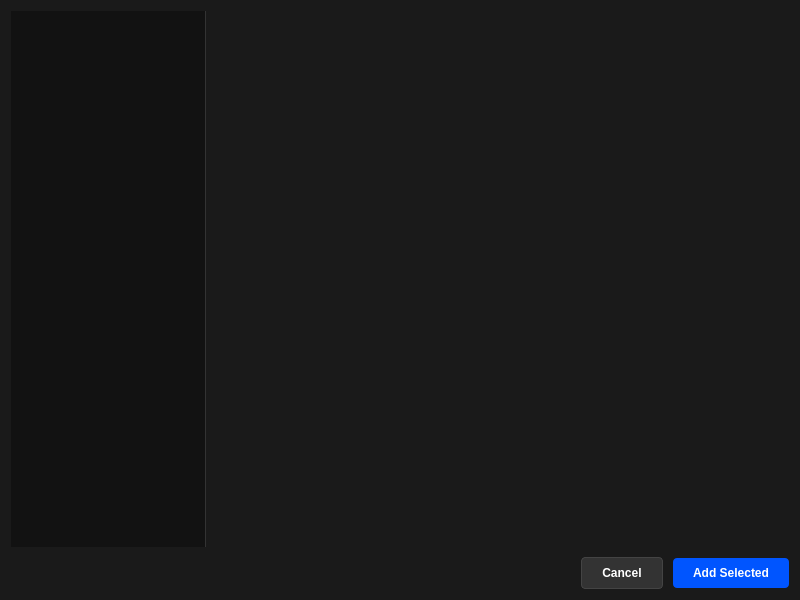
<?xml version="1.0" encoding="UTF-8"?>
<ui version="4.0">
 <class>FileDialog</class>
 <widget class="QDialog" name="FileDialog">
  <property name="geometry">
   <rect>
    <x>0</x>
    <y>0</y>
    <width>800</width>
    <height>600</height>
   </rect>
  </property>
  <property name="windowTitle">
   <string>Media Asset Browser</string>
  </property>
  <property name="styleSheet">
   <string notr="true">QDialog { background-color: #1a1a1a; color: #e0e0e0; }
QPushButton { background-color: #333; color: white; border: 1px solid #444; padding: 8px 20px; border-radius: 4px; font-weight: bold; }
QPushButton:hover { background-color: #444; border-color: #55aaff; }
QPushButton#addButton { background-color: #0055ff; border: none; }
QPushButton#addButton:hover { background-color: #0066ff; }</string>
  </property>
  <layout class="QVBoxLayout" name="verticalLayout">
   <property name="spacing">
    <number>10</number>
   </property>
   <item>
    <layout class="QHBoxLayout" name="horizontalLayout_Main" stretch="1,3">
     <property name="spacing">
      <number>0</number>
     </property>
     <item>
      <widget class="QListWidget" name="sidebarList">
       <property name="styleSheet">
        <string notr="true">QListWidget { background-color: #121212; border: none; border-right: 1px solid #333; color: #bbb; outline: 0; padding-top: 5px; }
QListWidget::item { height: 50px; padding-left: 15px; border-left: 3px solid transparent; }
QListWidget::item:selected { background-color: #1e1e1e; color: #55aaff; border-left: 3px solid #55aaff; }
QListWidget::item:hover { background-color: #1a1a1a; }</string>
       </property>
      </widget>
     </item>
     <item>
      <widget class="QListView" name="listViewExp">
       <property name="styleSheet">
        <string notr="true">QListView { background-color: #1a1a1a; border: none; color: #ccc; outline: 0; font: 10pt &quot;Noto Sans&quot;; }
QListView::item { height: 40px; padding-left: 10px; border-bottom: 1px solid #252525; }
QListView::item:selected { background-color: #252525; color: #55aaff; }
QListView::item:hover { background-color: #222; }</string>
       </property>
       <property name="dragEnabled">
        <bool>true</bool>
       </property>
      </widget>
     </item>
    </layout>
   </item>
   <item>
    <layout class="QHBoxLayout" name="horizontalLayout_Buttons">
     <item>
      <spacer name="horizontalSpacer">
       <property name="orientation">
        <enum>Qt::Orientation::Horizontal</enum>
       </property>
       <property name="sizeHint" stdset="0">
        <size>
         <width>40</width>
         <height>20</height>
        </size>
       </property>
      </spacer>
     </item>
     <item>
      <widget class="QPushButton" name="cancelButton">
       <property name="text">
        <string>Cancel</string>
       </property>
      </widget>
     </item>
     <item>
      <widget class="QPushButton" name="addButton">
       <property name="text">
        <string>Add Selected</string>
       </property>
      </widget>
     </item>
    </layout>
   </item>
  </layout>
 </widget>
 <resources/>
 <connections/>
</ui>
